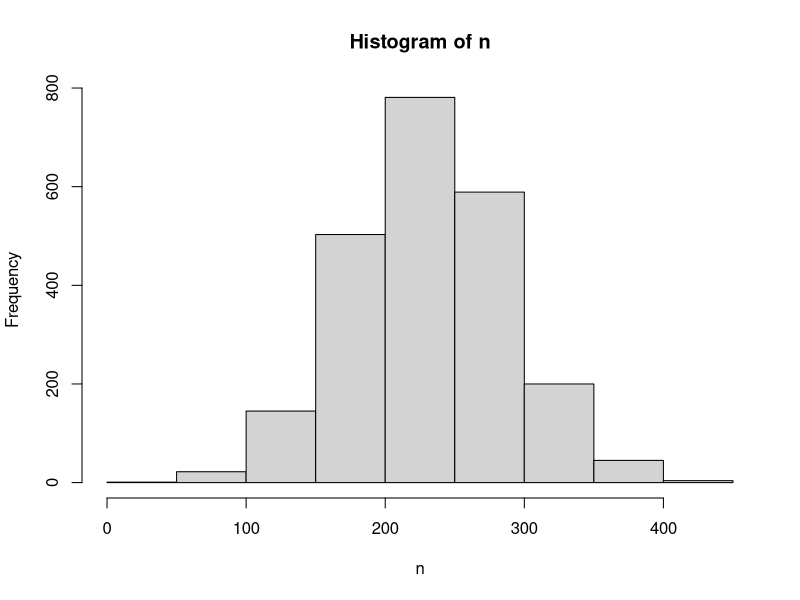

Reproduce this figure in R.
#Bruna Oliveira - Priscilla Overbeck de Oliveira - Suzane Job Menon

# QUESTÃO 1

install.packages("tidyverse")
library(tidyverse)

nomero <- function(name) {
  name = tolower(name)
  name = gsub(' ', '', name)
  total = 0
  name = match(unlist(strsplit(name, split="")), letters)
  
  for (i in name) {
    total = total + i 
  }
  return(total)
}

name = 'filipe zabala'
nomero(name)

###############################################

# QUESTÃO 2

name = 'bruna priscila suzane'
m = nomero('bruna priscila suzane')
s<-m/4
set.seed(m)
n <- rnorm(10*m,m,s)
hist(n,plot=TRUE)


###############################################

# QUESTÃO 3

# Legenda: b - balanceado | nb - nao balanceado

# Pr(B) = 3/4
# Pr(B') = 1/4
b = 3/4
nb = 1/4

# Pr({6}|B)  = 1/6
# Pr({6}|B') = 1/4
face_6_b = 1/6
face_6_nb = 1/4

# B
# 1 | 3/18 = 1/6
# 2 | 3/18 = 1/6
# 3 | 3/18 = 1/6
# 4 | 3/18 = 1/6
# 5 | 3/18 = 1/6
# 6 | 3/18 = 1/6

# B'
# 1 | 1/12
# 2 | 1/6
# 3 | 1/6
# 4 | 1/6
# 5 | 1/6
# 6 | 3 * 1/12 = 1/4

# Pr({1}|B') + 1/6 + 1/6 + 1/6 + 1/6 + (3 * Pr({1}|B')) = 1
# 4 * Pr({1}|B') + 4/6 = 1
# 4 * Pr({1}|B') = 1/3
# Pr({1}|B') = 1/3 * 1/4
# Pr({1}|B') = 1/12
temp = 4 * 1/6
prob_face_1_nb = (1 - temp)/4
prob_face_1_nb

# Pr(B|{6}) = (Pr(B) * Pr({6}|B)) / (Pr(B) * Pr({6}|B)) + (Pr(B') * Pr({6}|B'))
#             (3/4 * 1/6) / ((3/4 * 1/6) + (1/4 * 1/4))
prob_b_face_6 = (3/4 * 1/6) / ((3/4 * 1/6) + (1/4 * 1/4))
prob_b_face_6

###############################################

# QUESTÃO 4
#1 - flamengo 17,2%
# 2 - corinthians 13,4%
# ...
# 6 - grêmio 4%
# ...
# 10 - inter 2,5%
# 2500 pessoas, a partir dos 10 anos,
# no primeiro trimestre de 2010 em 141 cidades
# 
# Construa um intervalo com 95% de confiança assintótico para a
# proporção universal de brasileiros que torcem pelo Flamengo.


n <- 2500
pf <- 430/n
z <- abs(qnorm(0.025))
(me <- z*sqrt(pf*(1-pf)/n))   #margem de erro
(LIp <- pf - me)               #limite inferior
(LSp <- pf + me) #limite superior

###############################################

# QUESTÃO 5
# Seja a matriz de transição P a seguir, de três estados (classificação de clientes)
# A, B, C, considerados semestralmente.

# (a) (1.0) Obtenha P2. Interprete o valor da primeira linha, segunda coluna.
P <- matrix(c(.4,.3,.3, .3,.5,.2, .1,.2,.7), nrow = 3, byrow = TRUE)
rownames(P) <- colnames(P) <- LETTERS[1:nrow(P)]
P
(P2 <- P%*%P)
(P3 <- P2%*%P)

# No semestre seguinte P2 a probabilidade de clientes transicionarem de classificação
# A para B aumenta em 0.03% em relação ao semestre corrente P.
# No entanto, essa probabilidade diminui 0.003% em P3.

# P   A   B   C
# A 0.4 0.3 0.3
# B 0.3 0.5 0.2
# C 0.1 0.2 0.7

# P2   A    B    C
# A 0.28 0.33 0.39
# B 0.29 0.38 0.33
# C 0.17 0.27 0.56

# P3    A     B     C
# A 0.250 0.327 0.423
# B 0.263 0.343 0.394
# C 0.205 0.298 0.497

# (b) (1.0) Se há respectivamente 200, 300 e 500 em cada classe no instante zero,
# quantos clientes espera-se em cada classe após 3 passos? Considere o vetor v abaixo.
v <- c(200,300,500)
(v1 <- v%*%P)    
(v2 <- v1%*%P)  #ou (v1 <- v%*%P2)
(v3 <- v2%*%P)  #ou (v2 <- v%*%P3)

#       A     B     C
# [v0] 200   300   500
# [v1] 220   310   470
# [v2] 228   315   457
# [v3] 231.4 317.3 451.3

